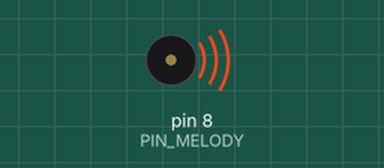
A sketch run on a simulated Arduino Uno, built with avr-gcc and run on an emulated ATmega328P. On the bench: buzzer (waves = sounding).

Above: at 0.1 s.
At 67.4 s:
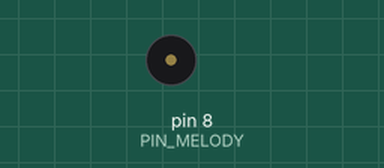
Timing chart, 0 to 68.9 s (numbered marks = the images above):
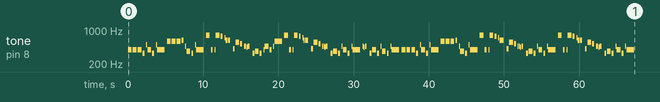

The sketch:

ToneMelody_StarWars.ino
```cpp
/*
 Plays any melody

 circuit:
 * 8-ohm speaker on digital pin 8

 created 01 Nov 2012
 by Vyacheslav Popov

 */

#define PIN_MELODY 8

// Guido music notation see http://wiki.ccarh.org/wiki/Guido_Music_Notation

char melody_game_end[] = "[c4/4 g3/8 g a/4 g _ b c4]";

char melody_star_wars1[] = "[g4/4 g g e/8 _/16 b/16 |g/4 e/8 _/16 b/16 g/2 |d5/4 d d e&/8 _/16 b&4/16 |g&/4 e/8 _/16 b/16 g/2]";
char melody_star_wars2[] = "[g5/4 g4/8 _/16 g g5/4 f#/8 _/16 f |e& d# e&/8 _ g#4 c#5/4 c/8 _/16 b&4 |b&/16 a b&/8 _ e g&/4 e/8 _/16 g |b&/4 g/8 _/16 b& d5/2]";
char melody_star_wars3[] = "[g5/4 g4/8 _/16 g g5/4 f#/8 _/16 f |e& d# e&/8 _ g#4 c#5/4 c/8 _/16 b&4 |b&/16 a b&/8 _ e g&/4 e/8 _/16 b& |g/4 e/8 _/16 b& g/2]";
char melody_star_wars4[] = "[b&4/16 a b&/8 _ e g/4 e/8 _/16 b& |g&/4 e/8 _/16 b& g/2]";

// do-c re-d mi-e fa-f sol-g la-a si-b
float noteFrecuenceList[12] = {32.70, 34.65, 36.71, 38.89, 41.20, 43.65, 46.25, 49.00, 51.91, 55.00, 58.27, 61.74};

int noteOctave(float note, int octave)
{
   if (octave <= 1)
     return round(note);
   else
     return round(noteOctave(note * 2.0, octave - 1));
}

// Play a melody in the specify pin
void melodyPlay(char *melody)
{
  int noteDuration;
  int noteFrecuenceIndex;
  int octave;
  bool longFormat = false;

  // iterate over the notes of the melody:
  for (int i = 0; i < strlen(melody); i++)
  {
    char c = melody[i];

    switch (c)
    {
      // Default values
      case '[':
        noteDuration = 0;
        noteFrecuenceIndex = -1;
        octave = 0;
        break;

      case 'c': // Note Do
        noteFrecuenceIndex = 0;
        break;
      case 'd': // Note Re
        noteFrecuenceIndex = 2;
        break;
      case 'e': // Note Mi
        noteFrecuenceIndex = 4;
        break;
      case 'f': // Note Fa
        noteFrecuenceIndex = 5;
        break;
      case 'g': // Note Sol
        noteFrecuenceIndex = 7;
        break;
      case 'a': // Note La
        noteFrecuenceIndex = 9;
        break;
      case 'b': // Note Si
        noteFrecuenceIndex = 11;
        break;

      case '_': // Silence
        noteFrecuenceIndex = -1;
        break;

      case '#': // Accidental Sharp
        noteFrecuenceIndex++;
        if (noteFrecuenceIndex > 11)
          noteFrecuenceIndex = 0;
        break;

      case '&': // Accidental Bemole
        noteFrecuenceIndex--;
        if (noteFrecuenceIndex < 0)
          noteFrecuenceIndex = 11;
        break;

      // Separator of duration
      case '/':
        int j;
        char nextChar;
        char number[4];

        longFormat = true;

        j = i + 1;
        nextChar = melody[j];

        do
        {
          number[j - i - 1] = nextChar;
          j++;
          nextChar = melody[j];
        }
        while (nextChar != ' ' && nextChar != ']');

        number[j - i - 1] = '\0';
        noteDuration = atoi(number);


        // to calculate the note octave
        number[0] = melody[i-1];
        number[1] = '\0';
        if (number[0] >= '0' && number[0] <= '9')
          octave = atoi(number);
        break;

      // Separators of note definition
      case ' ':
      case ']':
        if (!longFormat)
        {
          // to calculate the note octave
          number[0] = melody[i-1];
          number[1] = '\0';
          if (number[0] >= '0' && number[0] <= '9')
            octave = atoi(number);
        }
        longFormat = false;

        // to calculate the note duration, take one second
        // divided by the note type.
        //e.g. quarter note = 1000 / 4, eighth note = 1000/8, etc.
        int duration = 2000 / noteDuration;
        float noteFrecuence = noteFrecuenceIndex > -1 ? noteFrecuenceList[noteFrecuenceIndex] : 0;
        int note = noteOctave(noteFrecuence, octave);
        tone(PIN_MELODY, note, duration);

        // to distinguish the notes, set a minimum time between them.
        // the note's duration + 30% seems to work well:
        int pauseBetweenNotes = duration * 1.30;
        delay(pauseBetweenNotes);

        // stop the tone playing:
        noTone(PIN_MELODY);

        break;
    }


  }
}

void setup()
{
  // call to play my melody
  melodyPlay(melody_star_wars1);
  melodyPlay(melody_star_wars2);
  melodyPlay(melody_star_wars3);
  melodyPlay(melody_star_wars4);
  melodyPlay(melody_star_wars1);
  melodyPlay(melody_star_wars3);
  melodyPlay(melody_star_wars3);
}

void loop()
{
  // no need to repeat the melody.
}
```
